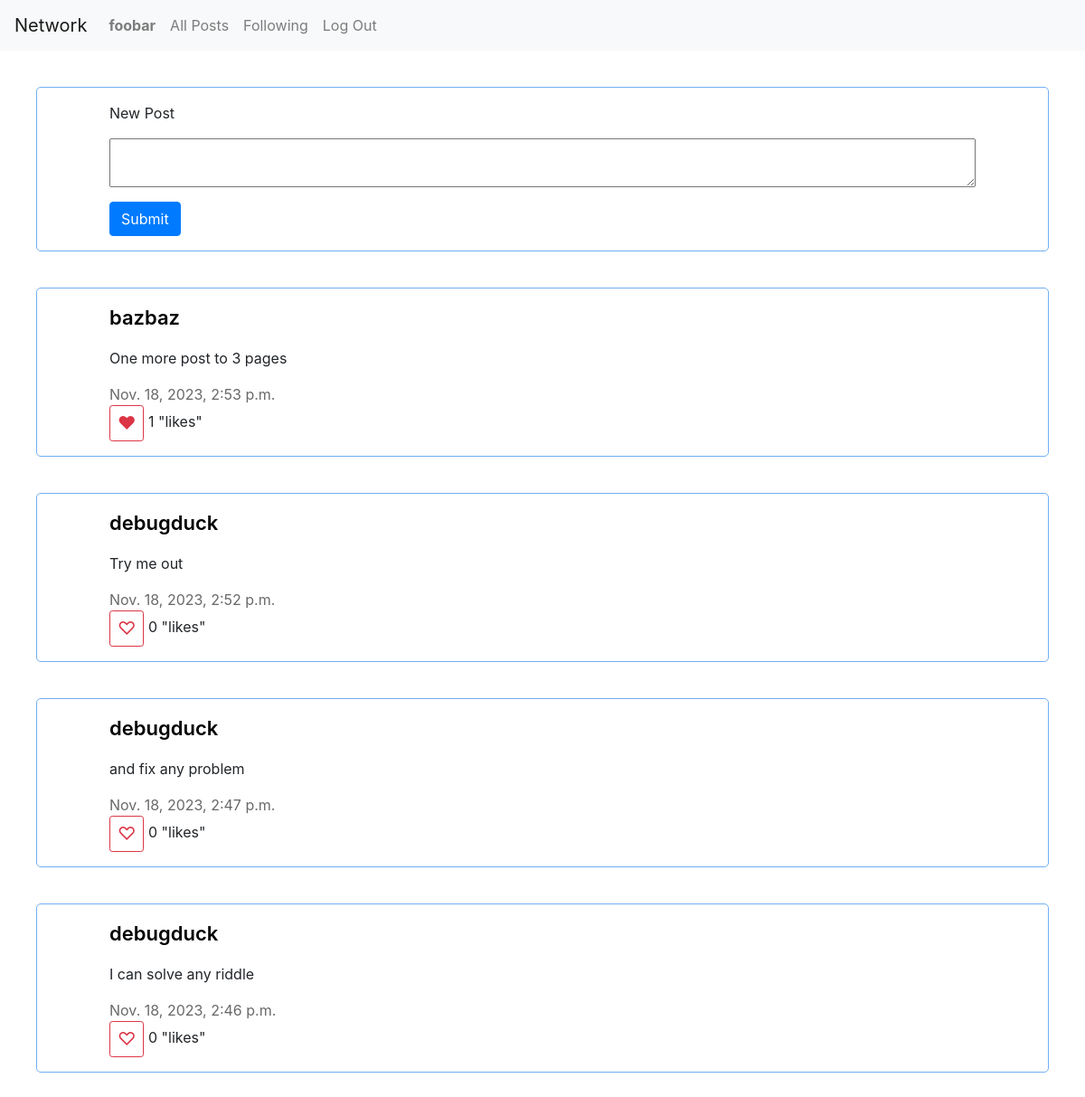
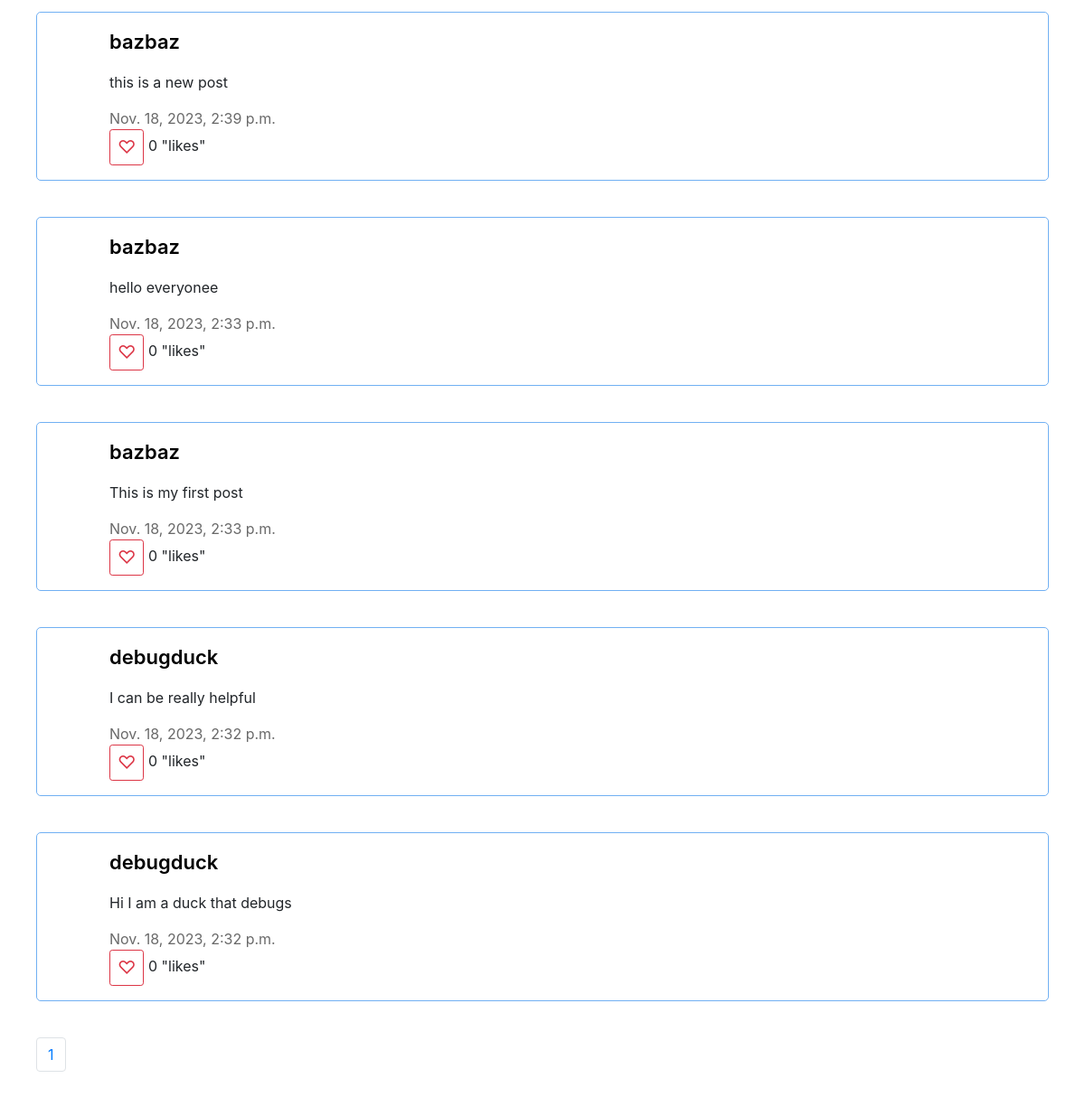
Page /following (signed in) on the committed database (2 pictures, top to bottom).
### network/models.py (models this page shows, shortened)
class User(AbstractUser):
    pass

class Post(models.Model):
    poster = models.ForeignKey(User, on_delete=models.CASCADE, related_name="post")
    content = models.TextField()
    timestamp = models.DateTimeField()

### network/views.py (the view)
# urls.py: path("following", views.following, name="following"),
@login_required
def following(request):
    followed = Follow.objects.filter(follower=request.user).values("followed")
    post_list = Post.objects.filter(poster__in=followed)
    post_list = post_list.order_by("-timestamp").all()
    paginator = Paginator(post_list,10)
    page_number = request.GET.get('page')
    post_list = paginator.get_page(page_number)
    liked = []
    if request.user.is_authenticated:
        user_likes = Like.objects.filter(liker=request.user)
        liked = Post.objects.filter(likes__in=user_likes)
    return render(request, "network/following.html", {"post_list":post_list,"liked":liked})

### network/templates/network/following.html (shortened to what this page needs)
{% extends "network/layout.html" %}
{% load static %}
{% block body %}
{% if user.is_authenticated %}
    <div id="new-post">
        <div id="new-post-form">
            New Post
            <form id="submit-post">
                <div>
                    <textarea id="new-post-text"></textarea>
                </div>
                <input type="submit" id="new-post-button" class="btn btn-primary">
            </form>
        </div>
    </div>
  {% endif %}
    <div id="following-page">
        <div id="following-posts">
          {% for post in post_list %}
          <div class="post">
            <div class="poster-name-div">
              <a href="{% url 'profile' post.poster_id %}" class="poster-name">{{ post.poster }}</a>
            </div>
              <div class="content" id="{{ post.id }}-content">{{ post.content }}</div>
              <div class="tmstmp">{{ post.timestamp }}</div>
              {% if user.is_authenticated %}
                {% if post in liked %}
                  <button class="btn btn-outline-danger btn-sm likeButton" data-post_id="{{ post.id }}" data-liked="liked">&#9829;</button>
                {% else %}
                  <button class="btn btn-outline-danger btn-sm likeButton" data-post_id="{{ post.id }}" data-liked="not-liked">&#9825;</button>
                {% endif %}
              {% endif %}
              <div class="likes-count">
                <span id="{{ post.id }}-likes">{{ post.likes.count }}</span>
                <span>"likes"</span>
              </div>
          </div>
      {% endfor %}
        </div>
    </div>
    <nav class="navigation" aria-label="Page navigation">
        <ul class="pagination">
        {% if post_list.paginator.num_pages <= 3 %}
            {% for page in post_list.paginator.page_range %}
                <li class="page-item"><a class="page-link" href="?page={{ page }}">{{ page }}</a></li>
            {% endfor %}
        {% endif %}
        </ul>
      </nav>
{% endblock %}

### network/templates/network/layout.html (shortened to what this page needs)
{% load static %}
<!DOCTYPE html>
<html lang="en">
    <head>
        <link rel="stylesheet" href="https://stackpath.bootstrapcdn.com/bootstrap/4.4.1/css/bootstrap.min.css">
        <link href="{% static 'network/styles.css' %}" rel="stylesheet">
    </head>
    <body>
        <nav class="navbar navbar-expand-lg navbar-light bg-light">
            <a class="navbar-brand" href="#">Network</a>
            <div>
              <ul class="navbar-nav mr-auto">
                {% if user.is_authenticated %}
                    <li class="nav-item">
                        <a class="nav-link" id="user-profile" href="{% url 'profile' request.user.id %}"><strong>{{ user.username }}</strong></a>
                    </li>
                {% endif %}
                <li class="nav-item">
                  <a class="nav-link" id="main" href="{% url 'index' %}">All Posts</a>
                </li>
                {% if user.is_authenticated %}
                    <li class="nav-item">
                        <a class="nav-link" href="{% url 'following' %}">Following</a>
                    </li>
                    <li class="nav-item">
                        <a class="nav-link" href="{% url 'logout' %}">Log Out</a>
                    </li>
                {% endif %}
              </ul>
            </div>
          </nav>
        <div class="body">
            {% block body %}
            {% endblock %}
        </div>
    </body>
</html>

### network/static/network/styles.css (style rules this page uses)
#new-post { padding-left: 10vh; padding-right: 10vh; padding-top: 2vh; padding-bottom: 2vh; border: 1px solid rgb(113, 176, 243); border-radius: 5px; margin:5vh; }
#new-post-form { width:100%; height:100%; }
#new-post-text { width:100%; height:100%; display:block; margin-bottom: 2vh; margin-top: 2vh; }
.post { border: 1px solid rgb(113, 176, 243); border-radius: 5px; padding-left: 10vh; padding-right: 10vh; padding-top:2vh; padding-bottom:2vh; margin:5vh; }
.poster-name { color:black; font-weight:600; font-size:22px; }
.poster-name-div { margin-bottom:2vh; }
.likeButton { font-size:20px; }
.tmstmp { color:dimgrey; }
.likes-count { display:inline; }
.content { margin-bottom: 2vh; margin-top: 1vh; }
.navigation { margin:5vh; }

### rows in the picture
User: username "foobar"
Post: poster "bazbaz", content "One more post to 3 pages", timestamp "Nov. 18, 2023, 2:53 p.m.", likes.count "1"
Post: poster "debugduck", content "Try me out", timestamp "Nov. 18, 2023, 2:52 p.m.", likes.count "0"
Post: poster "debugduck", content "and fix any problem", timestamp "Nov. 18, 2023, 2:47 p.m.", likes.count "0"
Post: poster "debugduck", content "I can solve any riddle", timestamp "Nov. 18, 2023, 2:46 p.m.", likes.count "0"
Post: poster "bazbaz", content "this is a new post", timestamp "Nov. 18, 2023, 2:39 p.m.", likes.count "0"
Post: poster "bazbaz", content "hello everyonee", timestamp "Nov. 18, 2023, 2:33 p.m.", likes.count "0"
Post: poster "bazbaz", content "This is my first post", timestamp "Nov. 18, 2023, 2:33 p.m.", likes.count "0"
Post: poster "debugduck", content "I can be really helpful", timestamp "Nov. 18, 2023, 2:32 p.m.", likes.count "0"
Post: poster "debugduck", content "Hi I am a duck that debugs", timestamp "Nov. 18, 2023, 2:32 p.m.", likes.count "0"

### other values in the picture
{{ page }} "1"
